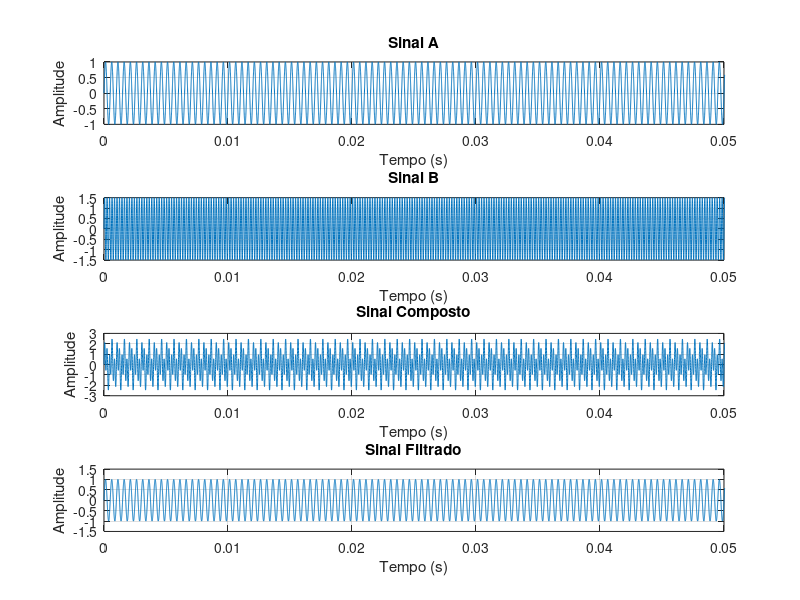
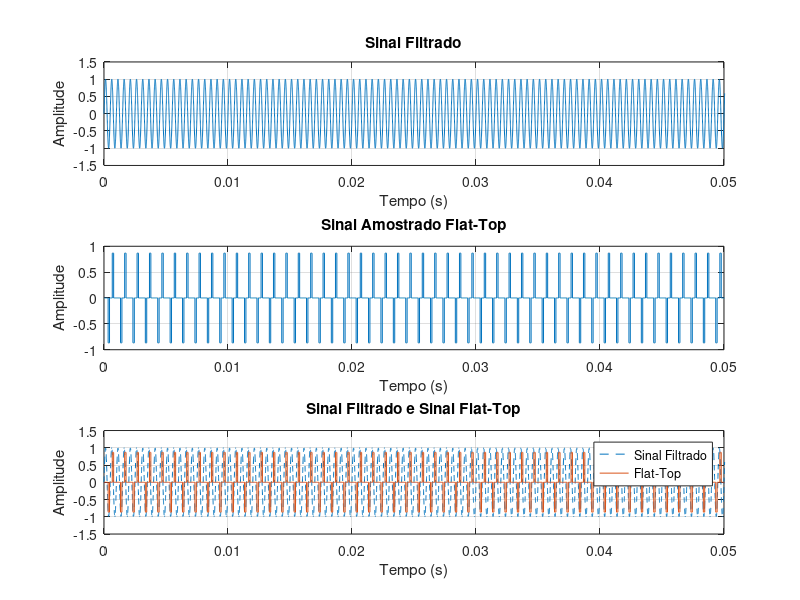
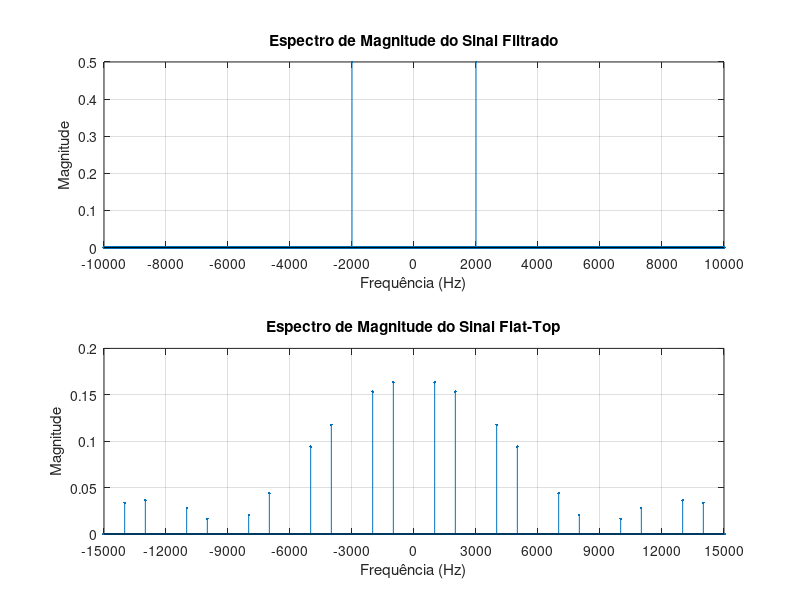
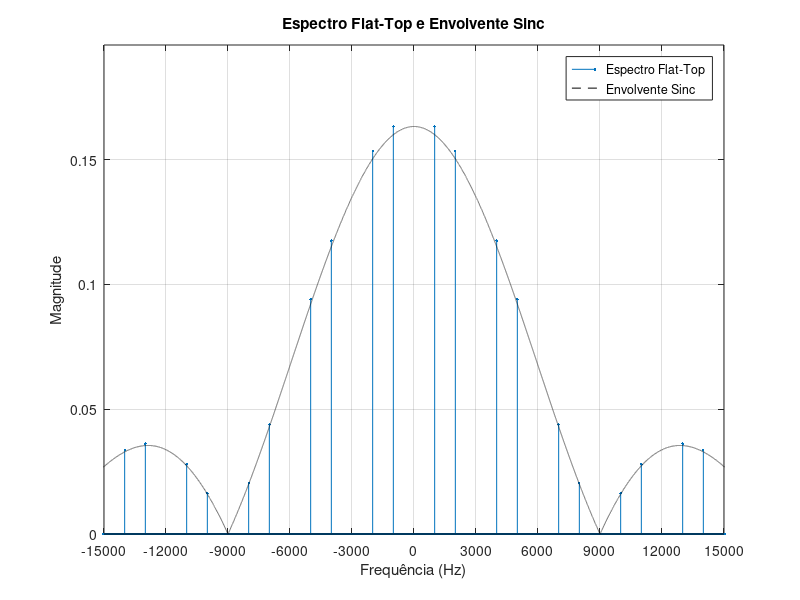

The MATLAB source for these figures, in order:
clear;
clc;
close all;

pkg load signal;

f1 = 2e3;        % Frequencia da senoide a ser amostrada
f2 = 5e3;        % Frequencia da segunda senoide
A1 = 1.0;        % Amplitude da senoide a ser amostrada
A2 = 1.5;        % Amplitude da segunda senoide

fs = 3e3;        % Frequencia de amostragem
Ts = 1/fs;       % Periodo de amostragem
fNyquist = fs/2; % Frequencia de Nyquist
fAnalog = 360e3; % Frequencia da grade computacional
Ta = 1/fAnalog;  % Periodo da grade computacional
tempoTotal = 1;  % Tempo total de simulacao
t = 0:Ta:tempoTotal-Ta; % Grade computacional
nPAnalog = length(t);   % Total de pontos da grade
fCorte = 3e3;    % Frequencia de corte do filtro passa baixas

sinalA = A1*sin(2*pi*f1*t);
sinalB = A2*sin(2*pi*f2*t);
sinalComposto = sinalA + sinalB;

filtroIdeal = zeros(1, nPAnalog);

for i = 1:nPAnalog
    fAtual = (i-1) * (fAnalog / nPAnalog);

    if fAtual <= fCorte || fAtual >= (fAnalog - fCorte)
        filtroIdeal(i) = 1;
    else
        filtroIdeal(i) = 0;
    end
end

sinalCompostoFFT = fft(sinalComposto);
sinalFiltradoFFT = sinalCompostoFFT .* filtroIdeal;
sinalFiltrado = real(ifft(sinalFiltradoFFT));

% Figura 1: Sinais no Tempo
figure;

subplot(4,1,1);
plot(t,sinalA);
grid on;
xlabel('Tempo (s)');
ylabel('Amplitude');
title('Sinal A');
xlim([0 0.05]);

subplot(4,1,2);
plot(t,sinalB);
grid on;
xlabel('Tempo (s)');
ylabel('Amplitude');
title('Sinal B');
xlim([0 0.05]);

subplot(4,1,3);
plot(t,sinalComposto);
grid on;
xlabel('Tempo (s)');
ylabel('Amplitude');
title('Sinal Composto');
xlim([0 0.05]);

subplot(4,1,4);
plot(t,sinalFiltrado);
grid on;
xlabel('Tempo (s)');
ylabel('Amplitude');
title('Sinal Filtrado');
xlim([0 0.05]);

saveas(gcf, sprintf('FlatTop_%gHz_01_Sinais_No_Tempo.png', fs));

kPasso = round(Ts/Ta);

d = Ts/3; % Tempo de abertura do pulso
numPontosPulso = round(d/Ta);
dReal = numPontosPulso * Ta;

amostras = sinalFiltrado(1:kPasso:end); % Obtendo as amostras do sinal filtrado
pulsoFlatTop = [ones(1, numPontosPulso), zeros(1, kPasso - numPontosPulso)]; % Pulso retangular Flat-Top

sinalAmostradoFlatTop = kron(amostras, pulsoFlatTop); % Construindo o sinal Flat-Top
sinalAmostradoFlatTop = sinalAmostradoFlatTop(1:nPAnalog);

% Figura 2: Processo de amostragem no tempo (3 subplots)
figure;

subplot(3,1,1);
plot(t,sinalFiltrado);
grid on;
xlabel('Tempo (s)');
ylabel('Amplitude');
title('Sinal Filtrado');
xlim([0 0.05]);

subplot(3,1,2);
stairs(t,sinalAmostradoFlatTop);
grid on;
xlabel('Tempo (s)');
ylabel('Amplitude');
title('Sinal Amostrado Flat-Top');
xlim([0 0.05]);

subplot(3,1,3);
plot(t,sinalFiltrado,'--');
hold on;
stairs(t,sinalAmostradoFlatTop);
grid on;
xlabel('Tempo (s)');
ylabel('Amplitude');
title('Sinal Filtrado e Sinal Flat-Top');
legend('Sinal Filtrado','Flat-Top');
xlim([0 0.05]);
hold off;

saveas(gcf, sprintf('FlatTop_%gHz_02_Processo_De_Amostragem.png', fs));

f = (-nPAnalog/2 : nPAnalog/2 - 1) * (fAnalog / nPAnalog); % Grade computacional da frequencia

sinalFiltradoFFT_plot = fftshift(fft(sinalFiltrado)) / nPAnalog;
sinalAmostradoFlatTopFFT_plot = fftshift(fft(sinalAmostradoFlatTop)) / nPAnalog;

% Figura 3: Espectros de Magnitude
figure;

subplot(2,1,1);
stem(f, abs(sinalFiltradoFFT_plot), '.');
grid on;
xlabel('Frequência (Hz)');
ylabel('Magnitude');
title('Espectro de Magnitude do Sinal Filtrado');
xlim([-10000 10000]);
xticks(-10000:2000:10000);
xtickangle(45);

subplot(2,1,2);
stem(f, abs(sinalAmostradoFlatTopFFT_plot), '.');
grid on;
xlabel('Frequência (Hz)');
ylabel('Magnitude');
title('Espectro de Magnitude do Sinal Flat-Top');
xlim([-15000 15000]);
xticks(-15000:3000:15000);

saveas(gcf, sprintf('FlatTop_%gHz_03_Espectros_De_Magnitude.png', fs));

espectroMag = abs(sinalAmostradoFlatTopFFT_plot);

fSinc = f;
fSinc(fSinc == 0) = 1e-10;

envolventeSinc = abs(sin(pi * fSinc * dReal) ./ (pi * fSinc * dReal)); % Envolvente Sinc
amplitudeMaxima = max(espectroMag);
envolventeSinc = envolventeSinc * amplitudeMaxima;

% Figura 4: Espectro Flat-Top e Envolvente Sinc
figure;

stem(f, espectroMag, '.');
hold on;
plot(f, envolventeSinc, 'k--');
grid on;
xlabel('Frequência (Hz)');
ylabel('Magnitude');
title('Espectro Flat-Top e Envolvente Sinc');
xlim([-15000 15000]);
xticks(-15000:3000:15000);
ylim([0 amplitudeMaxima * 1.2]);
legend('Espectro Flat-Top', 'Envolvente Sinc', 'Location', 'northeast');
hold off;

saveas(gcf, sprintf('FlatTop_%gHz_04_Envolvente_Sinc.png', fs));

fCorteReconstrucao = fs/2;
filtroReconstrucao = zeros(1, nPAnalog);

for i = 1:nPAnalog
    fAtual = (i-1) * (fAnalog / nPAnalog);

    if fAtual <= fCorteReconstrucao || fAtual >= (fAnalog - fCorteReconstrucao)
        filtroReconstrucao(i) = 1;
    else
        filtroReconstrucao(i) = 0;
    end
end

fatorCompensacao = Ts / dReal;

sinalAmostradoFlatTopFFT = fft(sinalAmostradoFlatTop);
sinalReconstruidoFFT = sinalAmostradoFlatTopFFT .* filtroReconstrucao * fatorCompensacao;
sinalReconstruido = real(ifft(sinalReconstruidoFFT));

filtroReconstrucaoPlot = fftshift(filtroReconstrucao);
sinalReconstruidoFFT_plot = fftshift(sinalReconstruidoFFT) / nPAnalog;

% Figura 5: Reconstrução e Comparação (3 subplots)
figure;

subplot(3,1,1);
stem(f, abs(sinalAmostradoFlatTopFFT_plot), '.');
grid on;
xlabel('Frequência (Hz)');
ylabel('Magnitude');
title('Espectro do Sinal Flat-Top');
xlim([-5*fs 5*fs]);
xticks(-5*fs:fs:5*fs);

subplot(3,1,2);
plot(f, filtroReconstrucaoPlot);
grid on;
xlabel('Frequência (Hz)');
ylabel('Ganho');
title('Filtro Ideal de Reconstrução');
xlim([-5*fs 5*fs]);
xticks(-5*fs:fs:5*fs);
ylim([-0.2 1.2]);

subplot(3,1,3);
plot(t, sinalFiltrado);
hold on;
plot(t, sinalReconstruido, '--');
grid on;
xlabel('Tempo (s)');
ylabel('Amplitude');
title('Sinal Filtrado vs Sinal Reconstruído');
legend('Sinal Filtrado', 'Sinal Reconstruído');
xlim([0 0.05]);
hold off;

saveas(gcf, sprintf('FlatTop_%gHz_05_Reconstrucao_E_Comparacao.png', fs));

% Figura 6: Comparação final detalhada no tempo
figure;

plot(t, sinalFiltrado);
hold on;
plot(t, sinalReconstruido, '--');
grid on;
xlabel('Tempo (s)');
ylabel('Amplitude');
title('Comparação entre Sinal Original e Reconstruído');
legend('Sinal Filtrado', 'Sinal Reconstruído');
xlim([0 0.05]);
hold off;

saveas(gcf, sprintf('FlatTop_%gHz_06_Comparacao_Final.png', fs));
